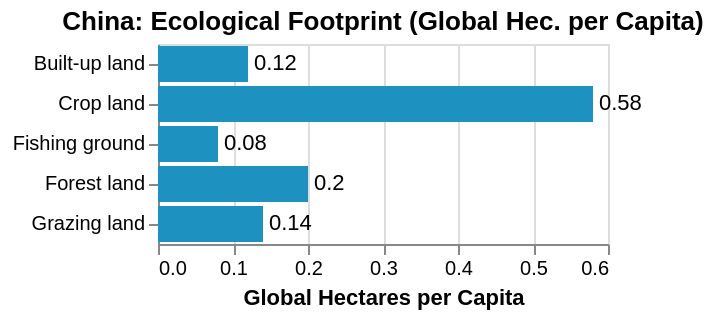

Express this chart as Vega-Lite.
### Vega specification from a JSON file in a GitHub repository (floating-point values rounded to 4 significant figures)
{"$schema": "https://vega.github.io/schema/vega/v5.json", "description": "Bar chart with text labels. Apply scale padding to make the frame cover the labels.", "background": "white", "padding": 5, "width": 225, "title": {"text": "China: Ecological Footprint (Global Hec. per Capita)", "frame": "group"}, "style": "cell", "data": [{"name": "source_0", "values": [{"Area Type": "Built-up land", "Global Hectares per Capita": 0.12}, {"Area Type": "Crop land", "Global Hectares per Capita": 0.58}, {"Area Type": "Grazing land", "Global Hectares per Capita": 0.14}, {"Area Type": "Fishing ground", "Global Hectares per Capita": 0.08}, {"Area Type": "Forest land", "Global Hectares per Capita": 0.2}]}, {"name": "data_0", "source": "source_0", "transform": [{"type": "filter", "expr": "isValid(datum[\"Global Hectares per Capita\"]) && isFinite(+datum[\"Global Hectares per Capita\"])"}]}], "signals": [{"name": "y_step", "value": 20}, {"name": "height", "update": "bandspace(domain('y').length, 0.1, 0.05) * y_step"}], "marks": [{"name": "layer_0_marks", "type": "rect", "style": ["bar"], "from": {"data": "data_0"}, "encode": {"update": {"fill": {"value": "#1d91c0"}, "ariaRoleDescription": {"value": "bar"}, "description": {"signal": "\"Area Type: \" + (isValid(datum[\"Area Type\"]) ? datum[\"Area Type\"] : \"\"+datum[\"Area Type\"]) + \"; Global Hectares per Capita: \" + (format(datum[\"Global Hectares per Capita\"], \"\"))"}, "x": {"scale": "x", "field": "Global Hectares per Capita"}, "x2": {"scale": "x", "value": 0}, "y": {"scale": "y", "field": "Area Type"}, "height": {"scale": "y", "band": 1}}}}, {"name": "layer_1_marks", "type": "text", "style": ["text"], "from": {"data": "data_0"}, "encode": {"update": {"align": {"value": "left"}, "baseline": {"value": "middle"}, "dx": {"value": 3}, "fill": {"value": "black"}, "description": {"signal": "\"Area Type: \" + (isValid(datum[\"Area Type\"]) ? datum[\"Area Type\"] : \"\"+datum[\"Area Type\"]) + \"; Global Hectares per Capita: \" + (format(datum[\"Global Hectares per Capita\"], \"\"))"}, "x": {"scale": "x", "field": "Global Hectares per Capita"}, "y": {"scale": "y", "field": "Area Type", "band": 0.5}, "text": {"signal": "format(datum[\"Global Hectares per Capita\"], \"\")"}}}}], "scales": [{"name": "x", "type": "linear", "domain": {"data": "data_0", "field": "Global Hectares per Capita"}, "range": [0, {"signal": "width"}], "nice": true, "zero": true}, {"name": "y", "type": "band", "domain": {"data": "data_0", "field": "Area Type", "sort": true}, "range": {"step": {"signal": "y_step"}}, "paddingInner": 0.1, "paddingOuter": 0.05}], "axes": [{"scale": "x", "orient": "bottom", "gridScale": "y", "grid": true, "tickCount": {"signal": "ceil(width/40)"}, "domain": false, "labels": false, "aria": false, "maxExtent": 0, "minExtent": 0, "ticks": false, "zindex": 0}, {"scale": "x", "orient": "bottom", "grid": false, "title": "Global Hectares per Capita", "labelFlush": true, "labelOverlap": true, "tickCount": {"signal": "ceil(width/40)"}, "zindex": 0}, {"scale": "y", "orient": "left", "grid": false, "zindex": 0}], "config": {}}
